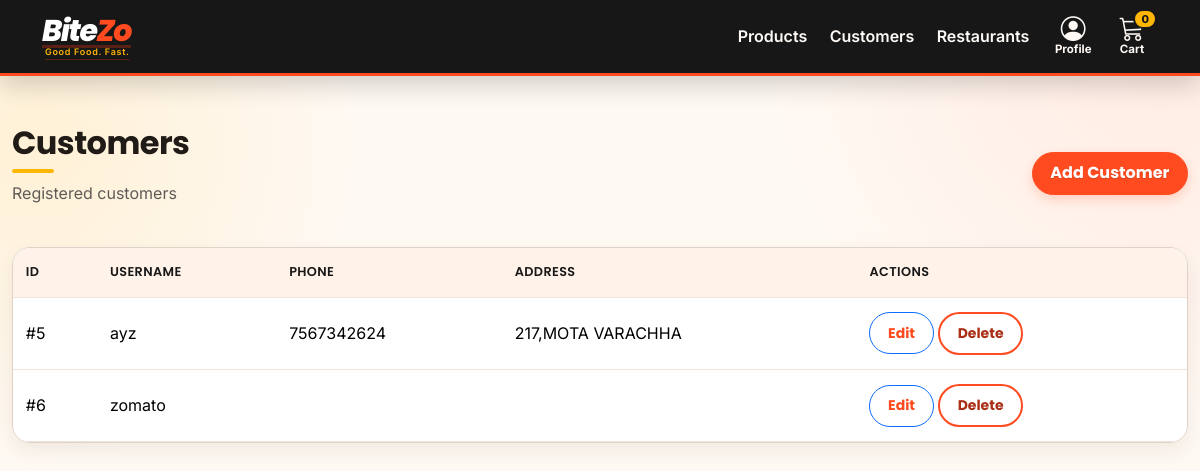
/customers/ (signed in), run on the app's committed database.
### customers/models.py (models this page shows, shortened)
class Customer(models.Model):
    user = models.OneToOneField(User, on_delete=models.CASCADE)
    phone = models.CharField(max_length=20)
    address = models.TextField()

### customers/views.py (the view)
# urls.py: path("", views.customer_list, name="customer_list"),
@superuser_required
def customer_list(request):
    customers = Customer.objects.all()
    return render(
        request,
        "customers/customer_list.html",
        {"customers": customers}
    )

### food_delivery/decorator.py (called while the page is built)
def superuser_required(view_func):
    @wraps(view_func)
    @login_required
    def wrapper(request, *args, **kwargs):
        if not request.user.is_superuser:
            return HttpResponseForbidden("You do not have permission to access this page.")
        return view_func(request, *args, **kwargs)
    return wrapper

### templates/customers/customer_list.html (shortened to what this page needs)
{% extends "base.html" %}
{% block content %}
<div class="d-flex justify-content-between align-items-center mb-4">
    <div>
        <h2 class="page-title">
            Customers
        </h2>
        <p class="text-muted">
            Registered customers
        </p>
    </div>
    <a href="{% url 'customer_create' %}"
       class="btn btn-danger">
        Add Customer
    </a>
</div>
<div class="card shadow-sm border-0">
    <div class="table-responsive">
        <table class="table table-hover mb-0">
            <thead class="table-light">
            <tr>
                <th>ID</th>
                <th>Username</th>
                <th>Phone</th>
                <th>Address</th>
                <th>Actions</th>
            </tr>
            </thead>
            <tbody>
            {% for customer in customers %}
            <tr>
                <td>
                    #{{ customer.id }}
                </td>
                <td>
                    {{ customer.user.username }}
                </td>
                <td>
                    {{ customer.phone }}
                </td>
                <td>
                    {{ customer.address }}
                </td>
                <td>
                    <a href="{% url 'customer_update' customer.id %}"
                       class="btn btn-sm btn-outline-primary">
                        Edit
                    </a>
                    <a href="{% url 'customer_delete' customer.id %}"
                       class="btn btn-sm btn-outline-danger">
                        Delete
                    </a>
                </td>
            </tr>
            {% endfor %}
            </tbody>
        </table>
    </div>
</div>
{% endblock %}

### data on the page
Customer: id "5", user.username "ayz", phone "7567342624", address "217,MOTA VARACHHA"
Customer: id "6", user.username "zomato"

### other printed values
{{ request.session.cart_count|default:0 }} "0"
